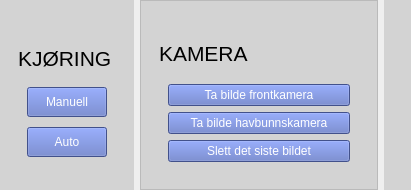
                  <widget class="QFrame" name="frame_7">
                   <property name="maximumSize">
                    <size>
                     <width>16777215</width>
                     <height>250</height>
                    </size>
                   </property>
                   <property name="autoFillBackground">
                    <bool>false</bool>
                   </property>
                   <property name="styleSheet">
                    <string notr="true">QPushButton{background-color: grey; color: white;} #container1 {background-color:  rgba(0, 0, 0, 30);} #container2 {background-color:  rgba(0, 0, 0, 30);} #container9 {background-color:  rgba(0, 0, 0, 30);} </string>
                   </property>
                   <property name="frameShape">
                    <enum>QFrame::NoFrame</enum>
                   </property>
                   <layout class="QGridLayout" name="gridLayout">
                    <property name="leftMargin">
                     <number>0</number>
                    </property>
                    <property name="topMargin">
                     <number>0</number>
                    </property>
                    <property name="rightMargin">
                     <number>0</number>
                    </property>
                    <property name="bottomMargin">
                     <number>0</number>
                    </property>
                    <property name="horizontalSpacing">
                     <number>-1</number>
                    </property>
                    <item row="0" column="1">
                     <widget class="QFrame" name="container9">
                      <property name="maximumSize">
                       <size>
                        <width>16777215</width>
                        <height>16777215</height>
                       </size>
                      </property>
                      <property name="frameShape">
                       <enum>QFrame::StyledPanel</enum>
                      </property>
                      <property name="frameShadow">
                       <enum>QFrame::Raised</enum>
                      </property>
                      <layout class="QGridLayout" name="gridLayout_9">
                       <item row="0" column="0">
                        <widget class="QFrame" name="frame_11">
                         <property name="maximumSize">
                          <size>
                           <width>16777215</width>
                           <height>200</height>
                          </size>
                         </property>
                         <property name="frameShape">
                          <enum>QFrame::NoFrame</enum>
                         </property>
                         <property name="frameShadow">
                          <enum>QFrame::Raised</enum>
                         </property>
                         <layout class="QVBoxLayout" name="verticalLayout_14">
                          <item>
                           <widget class="QLabel" name="kamera_6">
                            <property name="minimumSize">
                             <size>
                              <width>200</width>
                              <height>50</height>
                             </size>
                            </property>
                            <property name="maximumSize">
                             <size>
                              <width>200</width>
                              <height>30</height>
                             </size>
                            </property>
                            <property name="baseSize">
                             <size>
                              <width>200</width>
                              <height>0</height>
                             </size>
                            </property>
                            <property name="font">
                             <font>
                              <family>Arial</family>
                              <pointsize>16</pointsize>
                             </font>
                            </property>
                            <property name="styleSheet">
                             <string notr="true">background-color: none; font-size: 1en;</string>
                            </property>
                            <property name="text">
                             <string>KAMERA</string>
                            </property>
                            <property name="textFormat">
                             <enum>Qt::RichText</enum>
                            </property>
                            <property name="alignment">
                             <set>Qt::AlignLeading|Qt::AlignLeft|Qt::AlignVCenter</set>
                            </property>
                            <property name="margin">
                             <number>10</number>
                            </property>
                           </widget>
                          </item>
                          <item>
                           <widget class="QFrame" name="frame_13">
                            <property name="maximumSize">
                             <size>
                              <width>16777215</width>
                              <height>16777215</height>
                             </size>
                            </property>
                            <property name="styleSheet">
                             <string notr="true">QFrame{ background-color: none;}</string>
                            </property>
                            <property name="frameShape">
                             <enum>QFrame::NoFrame</enum>
                            </property>
                            <property name="frameShadow">
                             <enum>QFrame::Plain</enum>
                            </property>
                            <property name="lineWidth">
                             <number>0</number>
                            </property>
                            <layout class="QVBoxLayout" name="verticalLayout_6">
                             <item>
                              <widget class="QPushButton" name="btn_frontkamera">
                               <property name="maximumSize">
                                <size>
                                 <width>16777215</width>
                                 <height>40</height>
                                </size>
                               </property>
                               <property name="font">
                                <font>
                                 <family>Arial</family>
                                </font>
                               </property>
                               <property name="styleSheet">
                                <string notr="true">background-color: rgb(92, 114, 194);</string>
                               </property>
                               <property name="text">
                                <string>Ta bilde frontkamera</string>
                               </property>
                              </widget>
                             </item>
                             <item>
                              <widget class="QPushButton" name="btn_havbunnskamera">
                               <property name="maximumSize">
                                <size>
                                 <width>16777215</width>
                                 <height>40</height>
                                </size>
                               </property>
                               <property name="font">
                                <font>
                                 <family>Arial</family>
                                </font>
                               </property>
                               <property name="styleSheet">
                                <string notr="true">background-color: rgb(92, 114, 194);</string>
                               </property>
                               <property name="text">
                                <string>Ta bilde havbunnskamera</string>
                               </property>
                              </widget>
                             </item>
                             <item>
                              <widget class="QPushButton" name="btn_slettsistebilde">
                               <property name="maximumSize">
                                <size>
                                 <width>16777215</width>
                                 <height>40</height>
                                </size>
                               </property>
                               <property name="font">
                                <font>
                                 <family>Arial</family>
                                </font>
                               </property>
                               <property name="styleSheet">
                                <string notr="true">background-color: rgb(92, 114, 194);</string>
                               </property>
                               <property name="text">
                                <string>Slett det siste bildet</string>
                               </property>
                              </widget>
                             </item>
                            </layout>
                           </widget>
                          </item>
                         </layout>
                        </widget>
                       </item>
                      </layout>
                     </widget>
                    </item>
                    <item row="0" column="2">
                     <widget class="QFrame" name="container1">
                      <property name="maximumSize">
                       <size>
                        <width>500</width>
                        <height>300</height>
                       </size>
                      </property>
                      <property name="styleSheet">
                       <string notr="true">QPushButton{background-color: grey; color: white;}</string>
                      </property>
                      <property name="frameShape">
                       <enum>QFrame::NoFrame</enum>
                      </property>
                      <property name="frameShadow">
                       <enum>QFrame::Raised</enum>
                      </property>
                      <property name="lineWidth">
                       <number>0</number>
                      </property>
                      <layout class="QVBoxLayout" name="verticalLayout_5">
                       <property name="spacing">
                        <number>0</number>
                       </property>
                       <property name="leftMargin">
                        <number>10</number>
                       </property>
                       <property name="topMargin">
                        <number>10</number>
                       </property>
                       <property name="rightMargin">
                        <number>10</number>
                       </property>
                       <property name="bottomMargin">
                        <number>10</number>
                       </property>
                       <item>
                        <widget class="QLabel" name="label_2">
                         <property name="maximumSize">
                          <size>
                           <width>16777215</width>
                           <height>16777215</height>
                          </size>
                         </property>
                         <property name="text">
                          <string/>
                         </property>
                         <property name="pixmap">
                          <pixmap>images/eksempelbilde.png</pixmap>
                         </property>
                         <property name="scaledContents">
                          <bool>true</bool>
                         </property>
                        </widget>
                       </item>
                      </layout>
                     </widget>
                    </item>
                    <item row="0" column="0">
                     <widget class="QFrame" name="container2">
                      <property name="maximumSize">
                       <size>
                        <width>16777215</width>
                        <height>600</height>
                       </size>
                      </property>
                      <property name="autoFillBackground">
                       <bool>false</bool>
                      </property>
                      <property name="styleSheet">
                       <string notr="true">QPushButton{background-color: grey; color: white;}</string>
                      </property>
                      <property name="frameShape">
                       <enum>QFrame::NoFrame</enum>
                      </property>
                      <property name="frameShadow">
                       <enum>QFrame::Raised</enum>
                      </property>
                      <layout class="QVBoxLayout" name="verticalLayout_8">
                       <item>
                        <widget class="QFrame" name="frame_10">
                         <property name="minimumSize">
                          <size>
                           <width>0</width>
                           <height>0</height>
                          </size>
                         </property>
                         <property name="maximumSize">
                          <size>
                           <width>16777215</width>
                           <height>190</height>
                          </size>
                         </property>
                         <property name="frameShape">
                          <enum>QFrame::NoFrame</enum>
                         </property>
                         <property name="frameShadow">
                          <enum>QFrame::Raised</enum>
                         </property>
                         <layout class="QVBoxLayout" name="verticalLayout_13">
                          <item>
                           <widget class="QLabel" name="kontroller_7">
                            <property name="minimumSize">
                             <size>
                              <width>0</width>
                              <height>50</height>
                             </size>
                            </property>
                            <property name="maximumSize">
                             <size>
                              <width>1000</width>
                              <height>20</height>
                             </size>
                            </property>
                            <property name="font">
                             <font>
                              <family>Arial</family>
                              <pointsize>16</pointsize>
                             </font>
                            </property>
                            <property name="styleSheet">
                             <string notr="true">background-color: none;</string>
                            </property>
                            <property name="text">
                             <string>KJØRING</string>
                            </property>
                            <property name="textFormat">
                             <enum>Qt::PlainText</enum>
                            </property>
                           </widget>
                          </item>
                          <item>
                           <widget class="QFrame" name="frame_8">
                            <property name="minimumSize">
                             <size>
                              <width>0</width>
                              <height>0</height>
                             </size>
                            </property>
                            <property name="maximumSize">
                             <size>
                              <width>16777215</width>
                              <height>16777215</height>
                             </size>
                            </property>
                            <property name="frameShape">
                             <enum>QFrame::NoFrame</enum>
                            </property>
                            <property name="frameShadow">
                             <enum>QFrame::Raised</enum>
                            </property>
                            <layout class="QVBoxLayout" name="verticalLayout_4">
                             <item>
                              <widget class="QPushButton" name="btn_manuell">
                               <property name="maximumSize">
                                <size>
                                 <width>16777215</width>
                                 <height>30</height>
                                </size>
                               </property>
                               <property name="font">
                                <font>
                                 <family>Arial</family>
                                </font>
                               </property>
                               <property name="styleSheet">
                                <string notr="true">background-color: rgb(92, 114, 194);</string>
                               </property>
                               <property name="text">
                                <string>Manuell</string>
                               </property>
                              </widget>
                             </item>
                             <item>
                              <widget class="QPushButton" name="btn_auto">
                               <property name="maximumSize">
                                <size>
                                 <width>16777215</width>
                                 <height>30</height>
                                </size>
                               </property>
                               <property name="font">
                                <font>
                                 <family>Arial</family>
                                </font>
                               </property>
                               <property name="styleSheet">
                                <string notr="true">background-color: rgb(92, 114, 194);</string>
                               </property>
                               <property name="text">
                                <string>Auto</string>
                               </property>
                              </widget>
                             </item>
                            </layout>
                           </widget>
                          </item>
                         </layout>
                        </widget>
                       </item>
                      </layout>
                     </widget>
                    </item>
                   </layout>
                  </widget>
